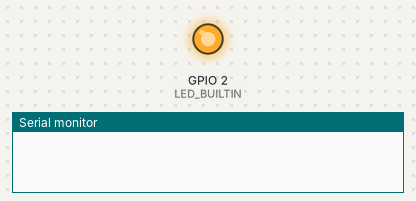
Simulated run of this sketch. Board: ESP8266 (NodeMCU). Parts: output pins drawn as LEDs (lit = HIGH, except the on-board LED, lit = LOW), the last lines printed to the serial monitor. WiFi joins after 1.5 s; servers stay silent unless stated.

Above: at 0.1 s.
At 5.1 s:
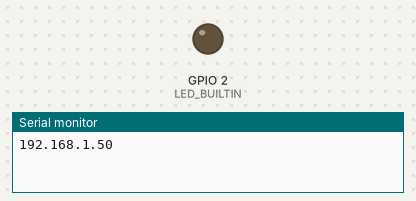
Timing chart, 0 to 6.6 s (numbered marks = the images above):
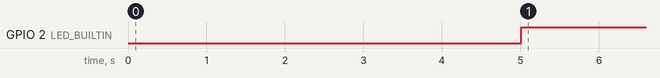

The sketch:

ESP_WifiClient.ino
```cpp
#include <ESP8266WiFi.h>

const char* ssid     = "SingaporeMilitia";
const char* password = "123Qweasd";

void setup() {

  Serial.begin(115200);
  delay(10);
  pinMode(LED_BUILTIN, OUTPUT);

  // We start by connecting to a WiFi network
  WiFi.mode(WIFI_STA);
  WiFi.begin(ssid, password);

  //  while (wifi_retry <= 20) {
  //    if (WiFi.status() == WL_CONNECTED) {
  //      wifi_once_connected = true;
  //      wifi_retry = 20;
  //    }
  //    delay(500);
  //    Serial.print("wifi_retry : ");
  //    Serial.println(wifi_retry);
  //    wifi_retry++;
  //  }

}

void loop() {
  delay(5000);

  if (WiFi.status() == WL_CONNECTED) {
    digitalWrite(LED_BUILTIN, HIGH);
    Serial.println(WiFi.localIP());
  } else {
    Serial.println("No Wifi!");
    digitalWrite(LED_BUILTIN, LOW);
  }

}
```

Measured:
- by itself, GPIO 2 (LED_BUILTIN): LOW → HIGH at 5.0 s
